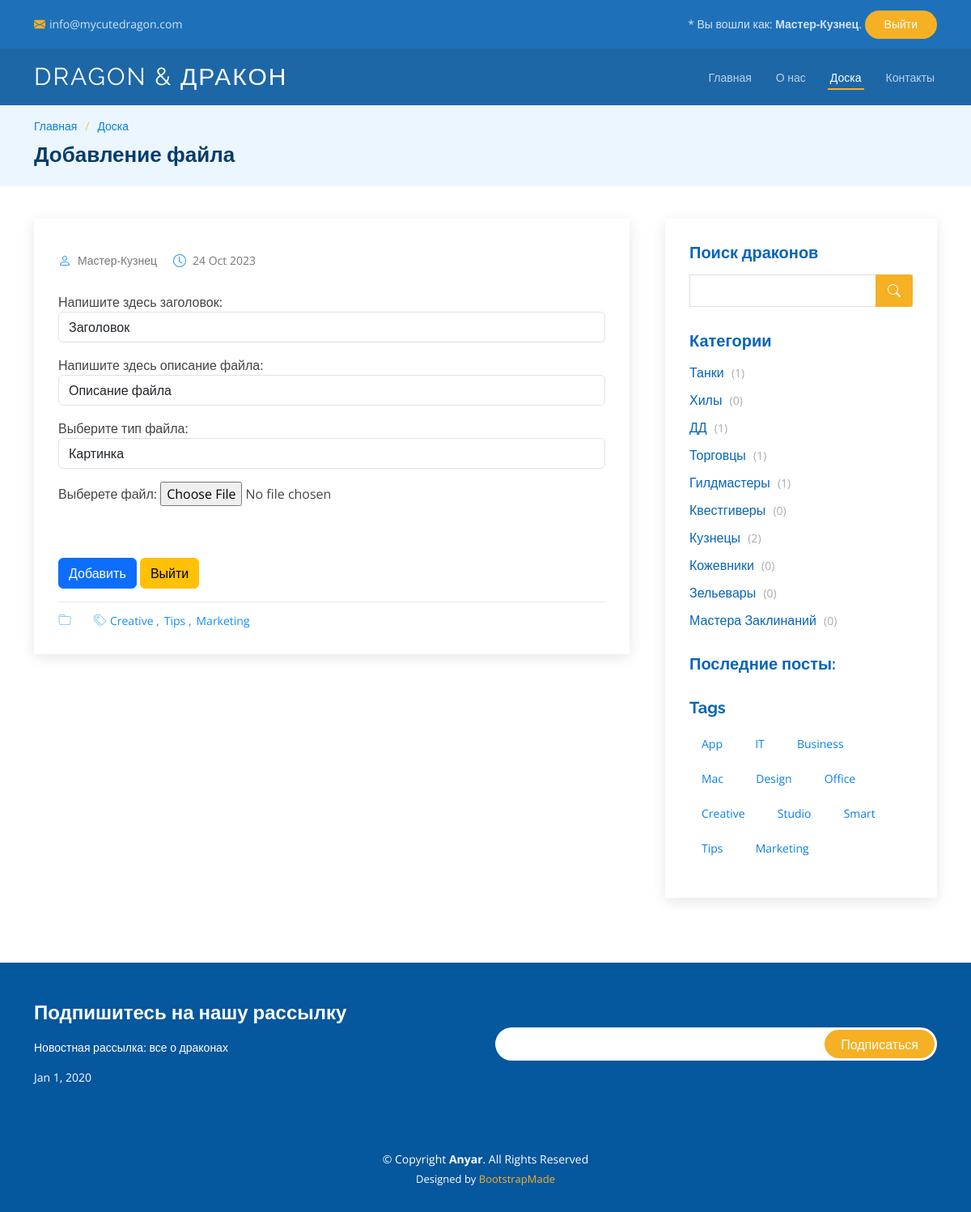
Page /messages/create/12 (signed in) on the committed database.
### bb/models.py (models this page shows, shortened)
class Category(models.Model):
    name = models.CharField(max_length = 255, unique = True)

### bb/views.py (the view, shortened to what this page needs)
# urls.py: path('create/<int:pk>', MediaCreateView.as_view(), name='media_create'),
class MediaCreateView(PermissionRequiredMixin, CreateView):
    permission_required = ('bb.add_media',)
    template_name = 'messages/media.html'
    form_class = MediaCreateForm
    context_object_name = 'media'
    def get_context_data(self, **kwargs: Any) -> Dict[str, Any]:
        context = super().get_context_data(**kwargs)
        context['categories'] = Category.objects.annotate(num_posts=Count('post'))
        context['time_now'] = timezone.localtime(timezone.now())
        return context

### bb/forms.py
class MediaCreateForm (ModelForm):
    class Meta:
        model = Media
        exclude = ('toPost',)
        widgets = {
          'type' : forms.Select(attrs={
            'class': 'form-control',
          }),
          'title' : forms.TextInput(attrs={
            'class': 'form-control',
          }),
          'descr' : forms.TextInput(attrs={
            'class': 'form-control',
          }),
        }
        labels = {
            'type': 'Выберите тип файла:',
            'title': 'Напишите здесь заголовок:',
            'descr': 'Напишите здесь описание файла:',
            'media': 'Выберете файл:'
        }

### templates/messages/media.html (shortened to what this page needs)
{% extends 'layout/bb.html' %}
{% block name %}
Добавление файла
{% endblock name %}
{% block content %}
    <article class="entry entry-single">
      <div class="entry-img">
      </div>
      <div class="entry-meta">
        <ul>
          <li class="d-flex align-items-center"><i class="bi bi-person"></i> <a href="blog-single.html">{{user.username}}</a></li>
          <li class="d-flex align-items-center"><i class="bi bi-clock"></i> <a href="blog-single.html"><time datetime="2020-01-01">{{ time_now|date:'d M Y' }}</time></a></li>
        </ul>
      </div>
      <div class="entry-content">
        <div class=row>
            <form method="POST" enctype="multipart/form-data">
                <p class="text-muted">
                    {{ form.as_p }}
                    <br><br>
                    <input class="btn btn-primary" type="submit" value="Добавить">
                    <a class="btn btn-warning" href="/messages">Выйти</a>
                </p>
            </form>
        </div>
      </div>
      <div class="entry-footer">
        <i class="bi bi-folder"></i>
        <ul class="cats">
        </ul>
        <i class="bi bi-tags"></i>
        <ul class="tags">
          <li><a href="#">Creative</a></li>
          <li><a href="#">Tips</a></li>
          <li><a href="#">Marketing</a></li>
        </ul>
      </div>
    </article>
{% endblock content %}

### templates/layout/bb.html (shortened to what this page needs)
<!DOCTYPE html>
<html lang="en">
<head>
  {% load static %}
  <link href="{% static 'assets/vendor/animate.css/animate.min.css' %}" rel="stylesheet">
  <link href="{% static 'assets/vendor/aos/aos.css' %}" rel="stylesheet">
  <link href="{% static 'assets/vendor/bootstrap/css/bootstrap.min.css' %}" rel="stylesheet">
  <link href="{% static 'assets/vendor/bootstrap-icons/bootstrap-icons.css' %}" rel="stylesheet">
  <link href="{% static 'assets/vendor/boxicons/css/boxicons.min.css' %}" rel="stylesheet">
  <link href="{% static 'assets/vendor/glightbox/css/glightbox.min.css' %}" rel="stylesheet">
  <link href="{% static 'assets/vendor/remixicon/remixicon.css' %}" rel="stylesheet">
  <link href="{% static 'assets/vendor/swiper/swiper-bundle.min.css' %}" rel="stylesheet">
  <link href="{% static 'assets/css/style.css' %}" rel="stylesheet">
</head>
<body>
  <div id="topbar" class="fixed-top d-flex align-items-center topbar-inner-pages">
    <div class="container d-flex align-items-center justify-content-center justify-content-md-between">
      <div class="contact-info d-flex align-items-center">
        <i class="bi bi-envelope-fill"></i><a href="mailto:contact@example.com">info@mycutedragon.com</a>
      </div>
      <div class="cta d-none d-md-block">
        {% if request.user.is_authenticated %}
          * Вы вошли как:
          <strong>{{ request.user.username }}</strong>.
          <a href="/accounts/logout/" class="scrollto"> Выйти</a>
        {% else %}
          Войдите в аккаунт:
          <a href="/accounts/login/" class="scrollto"> Войти</a>
        {% endif %}
      </div>
    </div>
  </div>
  <header id="header" class="fixed-top d-flex align-items-center header-inner-pages">
    <div class="container d-flex align-items-center justify-content-between">
      <h1 class="logo"><a href="index.html">Dragon & Дракон</a></h1>
      <nav id="navbar" class="navbar">
        <ul>
          <li><a class="nav-link scrollto " href="#hero">Главная</a></li>
          <li><a class="nav-link scrollto" href="#about">О нас</a></li>
          <li><a class="active" href="/messages/">Доска</a></li>
          <li><a class="nav-link scrollto" href="#contact">Контакты</a></li>
        </ul>
      </nav>
    </div>
  </header>
  <main id="main">
    <section id="breadcrumbs" class="breadcrumbs">
      <div class="container">
        <div class="row">
          <div class="col-lg-8">
            <ol>
              <li><a href="/messages/">Главная</a></li>
              <li><a href="/messages/">Доска</a></li>
            </ol>
            <h2>{% block name %}{% endblock name %}</h2>
          </div>
          <div class="col-lg-4">
          </div>
        </div>
      </div>
    </section>
    <section id="blog" class="blog">
      <div class="container" >
        <div class="row">
          <div class="col-lg-8 entries">
            {% block content %}
            {% endblock content %}
          </div>
          <div class="col-lg-4">
            <div class="sidebar">
              <h3 class="sidebar-title">Поиск драконов</h3>
              <div class="sidebar-item search-form">
                <form action="">
                  <input type="text">
                  <button type="submit"><i class="bi bi-search"></i></button>
                </form>
              </div>
              <h3 class="sidebar-title">Категории</h3>
              <div class="sidebar-item categories">
                <ul>
                {% for cat in categories %}
                  <li><a href="#"> {{ cat.name }} <span>({{ cat.num_posts }})</span></a></li>
                {% endfor %}
                </ul>
              </div>
              <h3 class="sidebar-title">Последние посты:</h3>
              <h3 class="sidebar-title">Tags</h3>
              <div class="sidebar-item tags">
                <ul>
                  <li><a href="#">App</a></li>
                  <li><a href="#">IT</a></li>
                  <li><a href="#">Business</a></li>
                  <li><a href="#">Mac</a></li>
                  <li><a href="#">Design</a></li>
                  <li><a href="#">Office</a></li>
                  <li><a href="#">Creative</a></li>
                  <li><a href="#">Studio</a></li>
                  <li><a href="#">Smart</a></li>
                  <li><a href="#">Tips</a></li>
                  <li><a href="#">Marketing</a></li>
                </ul>
              </div>
            </div>
          </div>
        </div>
      </div>
    </section>
  </main>
  <footer id="footer">
    <div class="footer-newsletter">
      <div class="container">
        <div class="row">
          <div class="col-lg-6">
            <h4>Подпишитесь на нашу рассылку</h4>
            <p>Новостная рассылка: все о драконах</p>
          </div>
          <div class="col-lg-6">
            <form action="" method="post">
              <input type="email" name="email"><input type="submit" value="Подписаться">
            </form>
          </div>
        </div>Jan 1, 2020
      </div>
    </div>
    <div class="container">
      <div class="copyright">
        &copy; Copyright <strong><span>Anyar</span></strong>. All Rights Reserved
      </div>
      <div class="credits">
        Designed by <a href="https://bootstrapmade.com/">BootstrapMade</a>
      </div>
    </div>
  </footer>
</body>
</html>

### rows in the picture
Category: name "Танки", num_posts "1"
Category: name "Хилы", num_posts "0"
Category: name "ДД", num_posts "1"
Category: name "Торговцы", num_posts "1"
Category: name "Гилдмастеры", num_posts "1"
Category: name "Квестгиверы", num_posts "0"
Category: name "Кузнецы", num_posts "2"
Category: name "Кожевники", num_posts "0"
Category: name "Зельевары", num_posts "0"
Category: name "Мастера Заклинаний", num_posts "0"

### other values in the picture
{{ request.user.username }} "Мастер-Кузнец"
{{ user.username }} "Мастер-Кузнец"
{{ time_now|date:'d M Y' }} "24 Oct 2023"
